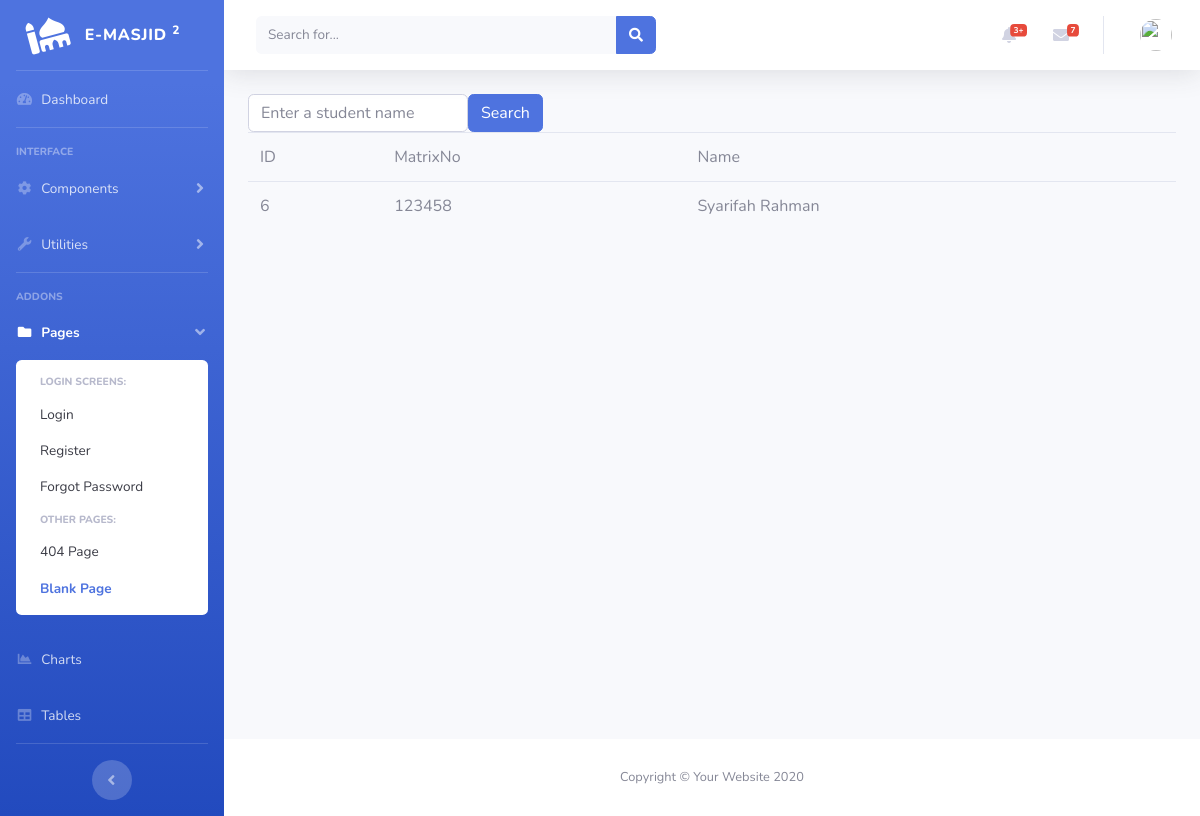
/search.php?keyword=Syarifah Rahman, run on the app's committed database.
### tables this page shows
CREATE TABLE IF NOT EXISTS `students` (
  `id` int(11) unsigned NOT NULL AUTO_INCREMENT,
  `matrixno` varchar(50) DEFAULT NULL,
  `name` varchar(50) DEFAULT NULL,
  `address` blob,
  `dob` date DEFAULT NULL,
  `programcode` varchar(6) DEFAULT NULL,
  PRIMARY KEY (`id`)
);

### search.php (the view)
<?php
	include ("header.template.php");
?>
<form class="form-inline">
	<input type="text" name="keyword"
	class="form-control"
	placeholder="Enter a student name">
	<button type="submit"
	class="btn btn-primary">Search</button>
</form>
<?php
	include "dbconnect.php";
	$keyword=$_GET['keyword'];
	$sql="SELECT id, name, matrixno
		 FROM students
		 WHERE name LIKE '%$keyword%'";
	$result = mysqli_query($conn, $sql);
	?>
	<table class="table">
		<tr>
			<td>ID</td>
			<td>MatrixNo</td>
			<td>Name</td>
		</tr>
	<?php
	if(mysqli_num_rows($result)>0){
		while ($row=mysqli_fetch_assoc(
			$result)){
			echo "<tr>";
			echo "<td> ".$row['id']."</td>";
			echo "<td> ".$row['matrixno']."</td>";
			echo "<td> ".$row['name']."</td>";
			echo "</tr>";
		}
	}
?>
</table>
<?php
	include ("footer.template.php");
?>

### data on the page
students: id "6", matrixno "123458", name "Syarifah Rahman"
